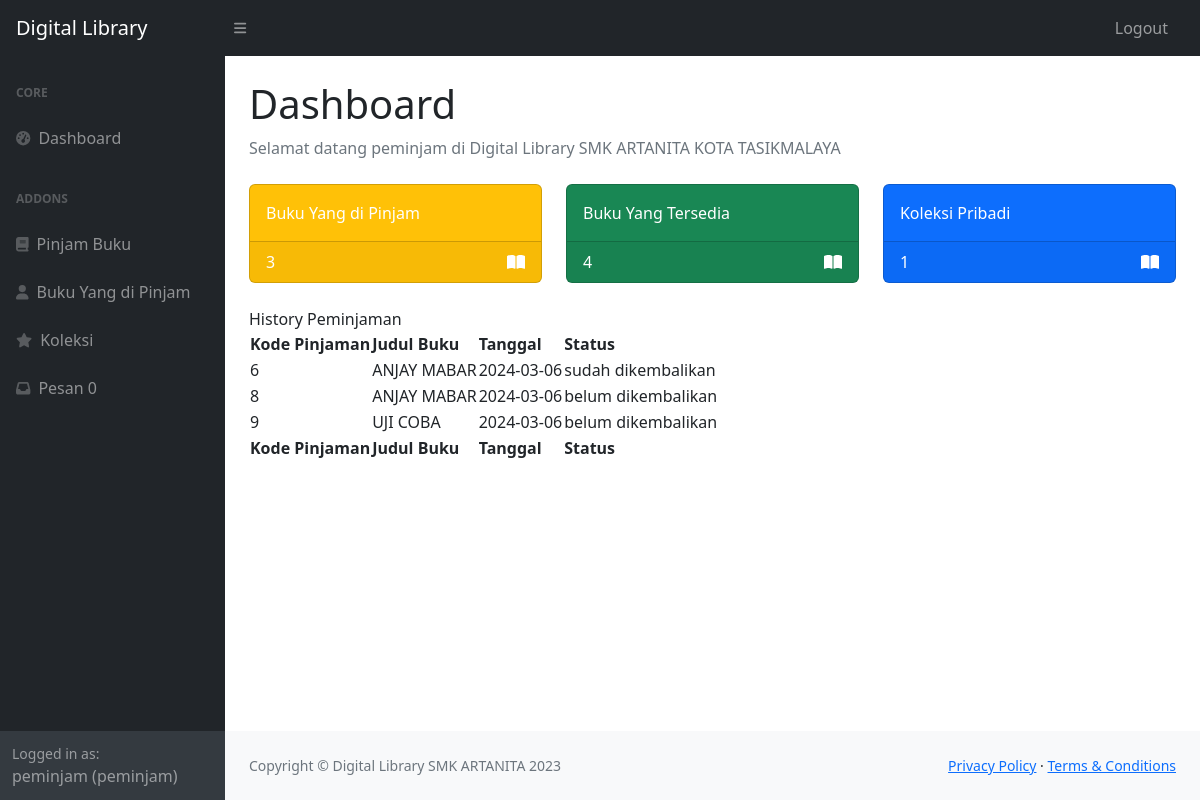
/user/ (signed in), run on the app's committed database.
### tables this page shows
CREATE TABLE `user` (
  `userID` int(11) NOT NULL,
  `username` varchar(225) NOT NULL,
  `password` varchar(225) NOT NULL,
  `email` varchar(225) NOT NULL,
  `namalengkap` varchar(225) NOT NULL,
  `alamat` text NOT NULL,
  `level` varchar(225) NOT NULL
);

CREATE TABLE `peminjam` (
  `peminjamID` int(11) NOT NULL,
  `userID` int(11) NOT NULL,
  `bukuID` int(11) NOT NULL,
  `tanggalpeminjam` date NOT NULL,
  `tanggalpengembalian` date NOT NULL,
  `statuspeminjaman` varchar(225) NOT NULL,
  `username` varchar(50) NOT NULL,
  `judul` varchar(225) NOT NULL
);

### user/index.php (the view, shortened to what this page needs)
<!DOCTYPE html>
<html lang="en">
    <head>
        <link href="https://cdn.jsdelivr.net/npm/simple-datatables@7.1.2/dist/style.min.css" rel="stylesheet" />
        <link href="../css/styles.css" rel="stylesheet" />
    </head>
    <body class="sb-nav-fixed">
      <?php include 'nav.php'; ?>
            <div id="layoutSidenav_content">
                <main>
                    <div class="container-fluid px-4">
                        <h1 class="mt-4">Dashboard</h1>
                        <ol class="breadcrumb mb-4">
                            <li class="breadcrumb-item active">Selamat datang <?php echo $_SESSION['username']; ?> di Digital Library SMK ARTANITA KOTA TASIKMALAYA</li>
                        </ol>
                        <div class="row">
                        <div class="col-xl-4 col-md-6">
                                <div class="card bg-warning text-white mb-4">
                                    <div class="card-body">Buku Yang di Pinjam</div>
                                    <div class="card-footer d-flex align-items-center justify-content-between">
                                    <?php
include '../koneksi.php';
$kondisi1 = "username='$_SESSION[username]'";
$query = "SELECT COUNT(*) AS total FROM peminjam WHERE $kondisi1";
$result = mysqli_query($conn, $query);
if ($result) {
    $row = mysqli_fetch_assoc($result);
    $total_pinjam = $row['total'];
    echo "$total_pinjam";
} else {
    echo "Error: " . $query . "<br>" . mysqli_error($conn);
}
?>
                                        <i class="fa-solid fa-book-open"></i>
                                    </div>
                                </div>
                            </div>
                            <div class="col-xl-4 col-md-6">
                                <div class="card bg-success text-white mb-4">
                                    <div class="card-body">Buku Yang Tersedia</div>
                                    <div class="card-footer d-flex align-items-center justify-content-between">
                                    <?php
include '../koneksi.php';
$query = "SELECT COUNT(*) AS total FROM buku";
$result = mysqli_query($conn, $query);
if ($result) {
    $row = mysqli_fetch_assoc($result);
    $total_pinjam = $row['total'];
    echo "$total_pinjam";
} else {
    echo "Error: " . $query . "<br>" . mysqli_error($conn);
}
?>
                                        <i class="fa-solid fa-book-open"></i>
                                    </div>
                                </div>
                            </div>
                            <div class="col-xl-4 col-md-6">
                                <div class="card bg-primary text-white mb-4">
                                    <div class="card-body">Koleksi Pribadi</div>
                                    <div class="card-footer d-flex align-items-center justify-content-between">
                                    <?php
include '../koneksi.php';
$kondisi1 = "username='$_SESSION[username]'";
$query = "SELECT COUNT(*) AS total FROM koleksipribadi WHERE $kondisi1";
$result = mysqli_query($conn, $query);
if ($result) {
    $row = mysqli_fetch_assoc($result);
    $total_pinjam = $row['total'];
    echo "$total_pinjam";
} else {
    echo "Error: " . $query . "<br>" . mysqli_error($conn);
}
?>
                                        <i class="fa-solid fa-book-open"></i>
                                    </div>
                                </div>
                            </div>
                        </div>
                            <div class="card-body">History Peminjaman</div>
                            <table id="datatablesSimple">
                            <thead >
                                <tr >
                                    <th>Kode Pinjaman</th>
                                    <th>Judul  Buku</th>
                                    <th>Tanggal</th>
                                    <th>Status</th>
                                </tr>
                            </thead>
                            <tfoot>
                                <tr>
                                    <th>Kode Pinjaman</th>
                                    <th>Judul Buku</th>
                                    <th>Tanggal</th>
                                    <th>Status</th>
                                </tr>
                            </tfoot>
                            <tbody>
                            <?php
    include '../koneksi.php';
    $query = "SELECT * FROM peminjam WHERE username='$_SESSION[username]'";
    $result = mysqli_query($conn, $query);
    if ($result) {
        while ($row = mysqli_fetch_assoc($result)) {
            echo "<tr>";
            echo "<td>" . $row['peminjamID'] . "</td>";
            echo "<td>" . $row['judul'] . "</td>";
            echo "<td>" . $row['tanggalpeminjam'] . "</td>";
            echo "<td>" . $row['statuspeminjaman'] . "</td>";
            echo "</tr>";
        }
    } else {
        echo "Error: " . $query . "<br>" . mysqli_error($conn);
    }
    ?>
                            </tbody>
                        </table>
                </div>
                </main>
                <footer class="py-4 bg-light mt-auto">
                    <div class="container-fluid px-4">
                        <div class="d-flex align-items-center justify-content-between small">
                            <div class="text-muted">Copyright &copy; Digital Library SMK ARTANITA 2023</div>
                            <div>
                                <a href="#">Privacy Policy</a>
                                &middot;
                                <a href="#">Terms &amp; Conditions</a>
                            </div>
                        </div>
                    </div>
                </footer>
            </div>
        </div>
    </body>
</html>

### user/nav.php (shortened to what this page needs)
<nav class="sb-topnav navbar navbar-expand navbar-dark bg-dark">
            <a class="navbar-brand ps-3" href="###">Digital Library</a>
            <button class="btn btn-link btn-sm order-1 order-lg-0 me-4 me-lg-0" id="sidebarToggle" href="#!"><i class="fas fa-bars"></i></button>
            <ul class="navbar-nav ms-auto ms-md-0 me-3 me-lg-4">
                <li class="nav-item dropdown">
                    <a class="nav-link"href="../logout.php" >Logout</a>
                </li>
            </ul>
        </nav>
        <div id="layoutSidenav">
            <div id="layoutSidenav_nav">
                <nav class="sb-sidenav accordion sb-sidenav-dark" id="sidenavAccordion">
                    <div class="sb-sidenav-menu">
                        <div class="nav">
                            <div class="sb-sidenav-menu-heading">Core</div>
                            <a class="nav-link" href="index.php">
                                <div class="sb-nav-link-icon"><i class="fas fa-tachometer-alt"></i></div>
                                Dashboard
                            </a>
                            <div class="sb-sidenav-menu-heading">Addons</div>
                            <a class="nav-link" href="pinjambuku.php">
                                <div class="sb-nav-link-icon"><i class="fa-solid fa-book"></i></div>
                                Pinjam Buku
                            </a>
                            <a class="nav-link" href="kembalikan.php">
                                <div class="sb-nav-link-icon"><i class="fa-solid fa-user"></i></div>
                                 Buku Yang di Pinjam
                            </a>
                            <a class="nav-link" href="koleksi.php">
                                <div class="sb-nav-link-icon"><i class="fa-solid fa-star"></i></div>
                                Koleksi
                            </a>
                            <a class="nav-link" href="pesan.php">
                                <div class="sb-nav-link-icon"><i class="fa-solid fa-inbox"></i></div>
                                Pesan                                    <?php
include '../koneksi.php';
$query = "SELECT COUNT(*) AS total FROM pesan WHERE status='belum dibaca' and username='$_SESSION[username]' ";
$result = mysqli_query($conn, $query);
if ($result) {
    $row = mysqli_fetch_assoc($result);
    $total_pinjam = $row['total'];
    echo "$total_pinjam";
} else {
    echo "Error: " . $query . "<br>" . mysqli_error($conn);
}
?>
                            </a>
                        </div>
                    </div>
                    <div class="sb-sidenav-footer">
                    <?php
                    include '../koneksi.php';
        $tampilPeg    =mysqli_query($conn, "SELECT * FROM user WHERE username='$_SESSION[username]'");
        $peg    =mysqli_fetch_array($tampilPeg);
    ?>
                        <div class="small">Logged in as:</div>
                        <?php echo $_SESSION['username']; ?> (<?=$peg['level']?>)
                    </div>
                </nav>
            </div>

### data on the page
user: level "peminjam"
peminjam: peminjamID "6", judul "ANJAY MABAR", tanggalpeminjam "2024-03-06", statuspeminjaman "sudah dikembalikan"
peminjam: peminjamID "8", judul "ANJAY MABAR", tanggalpeminjam "2024-03-06", statuspeminjaman "belum dikembalikan"
peminjam: peminjamID "9", judul "UJI COBA", tanggalpeminjam "2024-03-06", statuspeminjaman "belum dikembalikan"

### other printed values
$total_pinjam "0"
$_SESSION['username'] "peminjam"
$total_pinjam "3"
$total_pinjam "4"
$total_pinjam "1"
